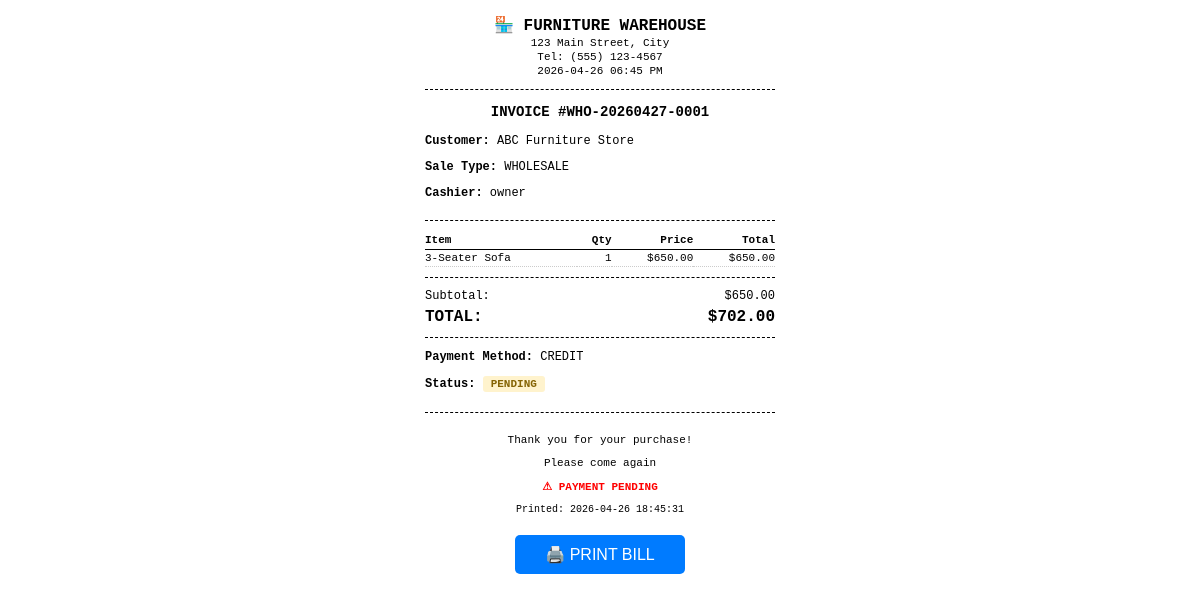
The page /api/orders/WHO-20260427-0001/bill (signed in) on the database its author committed.
### app/models/order.py (models this page shows, shortened)
class Order(db.Model):
    __tablename__ = 'orders'
    id = db.Column(db.Integer, primary_key=True)
    order_number = db.Column(db.String(20), unique=True, index=True)
    order_type = db.Column(db.String(20), default='retail')  # retail, wholesale
    user_id = db.Column(db.Integer, db.ForeignKey('users.id'))
    customer_id = db.Column(db.Integer, db.ForeignKey('customers.id'), nullable=True)
    subtotal = db.Column(db.Float, default=0.0)
    tax_amount = db.Column(db.Float, default=0.0)
    discount_amount = db.Column(db.Float, default=0.0)
    total = db.Column(db.Float, default=0.0)
    payment_method = db.Column(db.String(20))  # cash, card, credit
    payment_status = db.Column(db.String(20), default='pending')
    cash_received = db.Column(db.Float)
    change_given = db.Column(db.Float)
    status = db.Column(db.String(20), default='completed')
    notes = db.Column(db.Text)
    created_at = db.Column(db.DateTime, default=datetime.utcnow)
    items = db.relationship('OrderItem', backref='order', lazy=True, cascade='all, delete-orphan')

class OrderItem(db.Model):
    __tablename__ = 'order_items'
    id = db.Column(db.Integer, primary_key=True)
    order_id = db.Column(db.Integer, db.ForeignKey('orders.id'))
    product_id = db.Column(db.Integer, db.ForeignKey('products.id'))
    product_name = db.Column(db.String(200))
    product_barcode = db.Column(db.String(50))
    product_price = db.Column(db.Float)
    quantity = db.Column(db.Integer, default=1)
    discount_percent = db.Column(db.Float, default=0)
    line_total = db.Column(db.Float)
    discount_amount = db.Column(db.Float, default=0)

### app/models/customer.py (models this page shows, shortened)
class Customer(db.Model):
    __tablename__ = 'customers'
    id = db.Column(db.Integer, primary_key=True)
    name = db.Column(db.String(100), nullable=False)
    phone = db.Column(db.String(20), unique=True, nullable=False)
    email = db.Column(db.String(120))
    address = db.Column(db.Text)
    nic = db.Column(db.String(20))  # National ID Card
    customer_type = db.Column(db.String(20), default='retail')
    balance = db.Column(db.Float, default=0.0)
    credit_limit = db.Column(db.Float, default=5000.0)
    total_purchases = db.Column(db.Float, default=0.0)
    total_paid = db.Column(db.Float, default=0.0)
    is_active = db.Column(db.Boolean, default=True)
    notes = db.Column(db.Text)
    created_at = db.Column(db.DateTime, default=datetime.utcnow)
    updated_at = db.Column(db.DateTime, default=datetime.utcnow, onupdate=datetime.utcnow)
    orders = db.relationship('Order', backref='customer_rel', lazy=True)
    payments = db.relationship('Payment', backref='customer_rel', lazy=True)

### app/models/user.py (models this page shows, shortened)
class User(UserMixin, db.Model):
    __tablename__ = 'users'
    id = db.Column(db.Integer, primary_key=True)
    username = db.Column(db.String(50), unique=True, nullable=False)
    email = db.Column(db.String(120), unique=True, nullable=False)
    password_hash = db.Column(db.String(255), nullable=False)
    role = db.Column(db.String(20), default='staff')  # owner, manager, staff
    is_active = db.Column(db.Boolean, default=True)
    created_at = db.Column(db.DateTime, default=datetime.utcnow)
    last_login = db.Column(db.DateTime)
    orders = db.relationship('Order', backref='cashier_rel', lazy=True, foreign_keys='Order.user_id')

### app/routes/api.py (the view)
@api_bp.route('/orders/<order_number>/bill')
@login_required
def get_bill(order_number):
    order = Order.query.filter_by(order_number=order_number).first()
    if not order:
        return jsonify({'error': 'Order not found'}), 404
    customer_name = 'Walk-in Customer'
    if order.customer_id:
        customer = Customer.query.get(order.customer_id)
        if customer:
            customer_name = customer.name
    return render_template('pos/bill.html', order=order, customer_name=customer_name)

### app/models/user.py (called while the page is built)
@login_manager.user_loader
def load_user(user_id):
    return User.query.get(int(user_id))

### app/templates/pos/bill.html (shortened to what this page needs)
<!DOCTYPE html>
<html>
<head>
</head>
<body>
    <div class="header">
        <h3>🏪 FURNITURE WAREHOUSE</h3>
        <p>123 Main Street, City</p>
        <p>Tel: (555) 123-4567</p>
        <p>{{ order.created_at.strftime('%Y-%m-%d %I:%M %p') }}</p>
    </div>
    <p style="text-align: center; font-weight: bold; font-size: 14px;">
        INVOICE #{{ order.order_number }}
    </p>
    <div class="customer-info">
        <p><strong>Customer:</strong> {{ customer_name }}</p>
        <p><strong>Sale Type:</strong> {{ order.order_type.upper() if order.order_type else 'RETAIL' }}</p>
        <p><strong>Cashier:</strong> {{ order.cashier_rel.username if order.cashier_rel else 'N/A' }}</p>
    </div>
    <table class="items">
        <thead>
            <tr>
                <th>Item</th>
                <th class="text-right">Qty</th>
                <th class="text-right">Price</th>
                <th class="text-right">Total</th>
            </tr>
        </thead>
        <tbody>
            {% for item in order.items %}
            <tr>
                <td>{{ item.product_name[:20] }}{% if item.product_name|length > 20 %}...{% endif %}</td>
                <td class="text-right">{{ item.quantity }}</td>
                <td class="text-right">${{ "%.2f"|format(item.product_price) }}</td>
                <td class="text-right">${{ "%.2f"|format(item.line_total) }}</td>
            </tr>
            {% endfor %}
        </tbody>
    </table>
    <div class="totals">
        <p>Subtotal: <span style="float: right;">${{ "%.2f"|format(order.subtotal) }}</span></p>
        <p class="grand-total">TOTAL: <span style="float: right;">${{ "%.2f"|format(order.total) }}</span></p>
    </div>
    <div class="payment-info">
        <p><strong>Payment Method:</strong> {{ order.payment_method.upper() }}</p>
        <p>
            <strong>Status:</strong>
            <span class="status-badge status-{{ 'completed' if order.payment_status == 'completed' else 'pending' }}">
                {{ order.payment_status.upper() }}
            </span>
        </p>
    </div>
    <div class="footer">
        <p>Thank you for your purchase!</p>
        <p>Please come again</p>
        {% if order.payment_status == 'pending' %}
        <p style="color: red; font-weight: bold;">⚠ PAYMENT PENDING</p>
        {% endif %}
        <p style="font-size: 10px;">Printed: {{ order.created_at.strftime('%Y-%m-%d %H:%M:%S') }}</p>
    </div>
    <button class="btn-print no-print" onclick="window.print()">🖨️ PRINT BILL</button>
</body>
</html>

### app/templates/pos/bill.html (style rules this page uses)
body { font-family: 'Courier New', monospace; max-width: 350px; margin: 0 auto; padding: 15px; background: #fff; }
.header { text-align: center; border-bottom: 1px dashed #000; padding-bottom: 10px; margin-bottom: 10px; }
.header h3 { margin: 0; font-size: 16px; }
.header p { margin: 2px 0; font-size: 11px; }
.customer-info { border-bottom: 1px dashed #000; padding-bottom: 8px; margin-bottom: 8px; font-size: 12px; }
.items { width: 100%; border-collapse: collapse; margin: 10px 0; font-size: 11px; }
.items th { border-bottom: 1px solid #000; text-align: left; padding: 3px 0; }
.items td { padding: 2px 0; border-bottom: 1px dotted #ccc; }
.items .text-right { text-align: right; }
.totals { border-top: 1px dashed #000; border-bottom: 1px dashed #000; padding: 8px 0; margin: 10px 0; font-size: 12px; }
.totals p { margin: 3px 0; }
.totals .grand-total { font-size: 16px; font-weight: bold; margin-top: 5px; }
.payment-info { font-size: 12px; margin: 10px 0; }
.footer { text-align: center; margin-top: 20px; font-size: 11px; border-top: 1px dashed #000; padding-top: 10px; }
.btn-print { display: block; margin: 20px auto; padding: 10px 30px; font-size: 16px; background: #007bff; color: white; border: none; border-radius: 5px; cursor: pointer; }
.status-badge { display: inline-block; padding: 2px 8px; border-radius: 3px; font-size: 11px; font-weight: bold; }
.status-pending { background: #fff3cd; color: #856404; }

### rows shown on the page
Order: created_at "2026-04-26 06:45 PM", order_number "WHO-20260427-0001", order_type "WHOLESALE", subtotal "650.00", total "702.00", payment_method "CREDIT", payment_status "PENDING", created_at "2026-04-26 18:45:31"
Customer: name "ABC Furniture Store"
User: cashier_rel "owner"
OrderItem: product_name "3-Seater Sofa", quantity "1", product_price "650.00", line_total "650.00"
